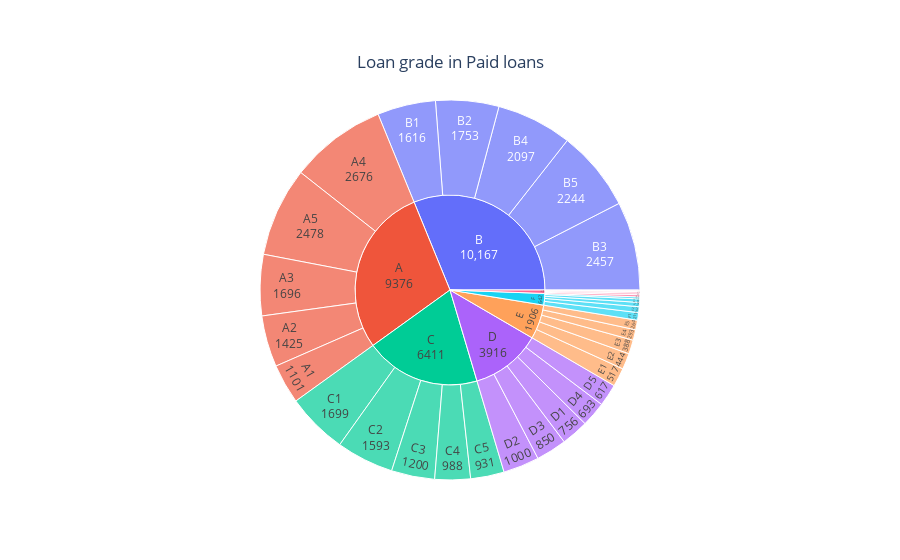

The cell this chart's notebook holds for it:
### Code cell
fig=px.sunburst(paid_loans,path=['grade','sub_grade'],title="Loan grade in paid loans")
fig.update_traces(textinfo="label+value")
fig.update_layout(
    title={
        'text': "Loan grade in Paid loans",
        'y':0.9,
        'x':0.5,
        'xanchor': 'center',
        'yanchor': 'top'})

fig.show()

#paid loans have a better loan grade (that is grade A or B)

### Figure 1 — Plotly figure (JSON) as saved in the notebook; plotly's stock layout.template omitted (floating-point values rounded to 4 significant figures)
{"data": [{"branchvalues": "total", "domain": {"x": [0, 1], "y": [0, 1]}, "hovertemplate": "labels=%{label}<br>count=%{value}<br>parent=%{parent}<br>id=%{id}<extra></extra>", "ids": ["A/A1", "A/A2", "A/A3", "A/A4", "A/A5", "B/B1", "B/B2", "B/B3", "B/B4", "B/B5", "C/C1", "C/C2", "C/C3", "C/C4", "C/C5", "D/D1", "D/D2", "D/D3", "D/D4", "D/D5", "E/E1", "E/E2", "E/E3", "E/E4", "E/E5", "F/F1", "F/F2", "F/F3", "F/F4", "F/F5", "G/G1", "G/G2", "G/G3", "G/G4", "G/G5", "A", "B", "C", "D", "E", "F", "G"], "labels": ["A1", "A2", "A3", "A4", "A5", "B1", "B2", "B3", "B4", "B5", "C1", "C2", "C3", "C4", "C5", "D1", "D2", "D3", "D4", "D5", "E1", "E2", "E3", "E4", "E5", "F1", "F2", "F3", "F4", "F5", "G1", "G2", "G3", "G4", "G5", "A", "B", "C", "D", "E", "F", "G"], "name": "", "parents": ["A", "A", "A", "A", "A", "B", "B", "B", "B", "B", "C", "C", "C", "C", "C", "D", "D", "D", "D", "D", "E", "E", "E", "E", "E", "F", "F", "F", "F", "F", "G", "G", "G", "G", "G", "", "", "", "", "", "", ""], "textinfo": "label+value", "type": "sunburst", "values": [1101, 1425, 1696, 2676, 2478, 1616, 1753, 2457, 2097, 2244, 1699, 1593, 1200, 988, 931, 756, 1000, 850, 693, 617, 517, 444, 388, 293, 264, 211, 162, 118, 96, 55, 61, 47, 25, 39, 18, 9376, 10167, 6411, 3916, 1906, 642, 190]}], "layout": {"legend": {"tracegroupgap": 0}, "title": {"text": "Loan grade in Paid loans", "x": 0.5, "xanchor": "center", "y": 0.9, "yanchor": "top"}}}
